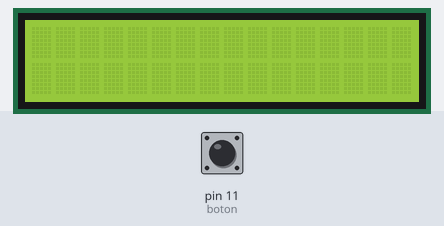
A sketch run on a simulated Arduino Uno, built with avr-gcc and run on an emulated ATmega328P. On the bench: 16×2 character LCD. The test bench sets the inputs (shaded band); at power-on: pin 11 (boton) LOW. What the sketch prints to the serial monitor is not drawn.

Above: at 1.3 s.
1.4 s: pin 11 (boton) pulsed HIGH 2 times (0.12 s each, 0.3 s apart)
At 4.7 s:
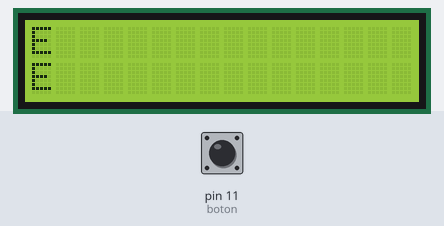
5.0 s: pin 11 (boton) pulsed HIGH 5 times (0.12 s each, 0.3 s apart)
At 8.5 s:
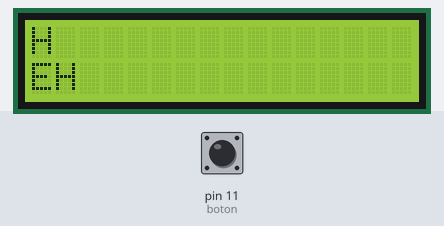
Timing chart, 0 to 10.0 s (numbered marks = the images above; inputs shaded):
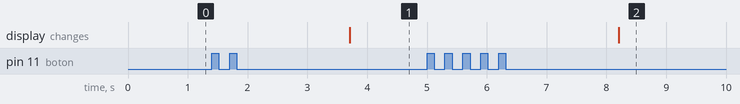

Measured:
- after the input at 1.4 s, the display: changes after 2.3 s (image 1)
- after the input at 5.0 s, the display: changes after 3.2 s (image 2)

The sketch:

Traductor_morse_Codigo.ino
```cpp
#include <Wire.h>
#include <LiquidCrystal_I2C.h>


char letras[]={'A','B','C','D','E','F','G','H','I','J','K','L','M','N','Ñ','O','P','Q','R','S','T','U','V','W','X','Y','Z'};
String letras_morse[]={".-","-...","-.-.","-..",".","..-.","--.","....","..",".---","-.-",".-..","--","-.","--.--","---",".--.","--.-",".-.","...","-","..-","...-",".--","-..-","-.--","--.."};


//char numeros[]={"  1  ","  2  ","  3  ","  4  ","  5  ","  6  ","  7  ","  8  ","  9  ","  0  "};
//char numeros_morse={".----","..---","...--","....-",".....","-....","--...","---..","----.","-----"};
String palabra;
int tem;
int coutPalabra =0;
String letra="";
int boton = 11 ;
long tiempo;
int cant;
float micro;
float seg;
bool presion = true;
char codigo[5];
bool toque = true;


LiquidCrystal_I2C lcd(0x27,16,2);


void setup()
{
  pinMode(boton, INPUT);
  lcd.init();
  lcd.backlight();
  Serial.begin(9600);
  lcd.begin(16,2);
}


void loop()
{

  presion = true;
  comienzo();
  if (!presion){
    convertir_caracteres();
  }
  if (cant >= 1){
    Serial.print("Código Morse recibido: ");
    for (int i = 0; i < cant; i++) {
      letra = letra+codigo[i];
    }
    Serial.println(letra);
    for (int i=0;i<27;i++){
      if (letra == letras_morse[i]){
        lcd.clear();
        lcd.setCursor(0,0);
        lcd.print(letras[i]);
        palabra = palabra + letras[i];
        Serial.println(letras[i]);
      }
    }
  }

  if( coutPalabra >= 8 || tem == 8)
  {
    palabra ="";
    coutPalabra=0;
    toque = true;
    tem = 0;
  }

  letra = "";
  for (int i = 0;i < 5; i++){
    codigo[i]='0';
  }
  cant = 0;
  //Serial.print("Frase:");
  //Serial.println(palabra);
  lcd.setCursor(0,1);
  lcd.print( palabra );
}
void comienzo(){
  Serial.println(toque);
  if (!toque){
      tem ++;
    }
  Serial.println("Inicio");
  micro = pulseIn(boton, LOW,3000000);
  seg = micro / 1000000;
  Serial.println(seg);
  if (seg > 0.00 && seg < 0.22){
    codigo[0]='.';
    presion = !presion;
    toque = false;
    cant ++;
    Serial.println(codigo[0]);
  }else if(seg >= 0.22){
    codigo[0]='-';
    presion = !presion;
    toque = false;
    cant ++;
    Serial.println(codigo[0]);
  }
}


void convertir_caracteres(){
    for (int i=1;i<5;i++){
      micro = pulseIn(boton, LOW,2000000);
      seg = micro / 1000000;
      if (seg > 0.00 && seg < 0.2200){
        codigo[i]='.';
        cant ++;
        Serial.println(codigo[i]);
      }else if(seg >= 0.22 ){
        codigo[i]='-';
        cant++;
        Serial.println(codigo[i]);
      }else {
        i=6;
      }
      presion = !presion;
    }
    coutPalabra++;
}
```
